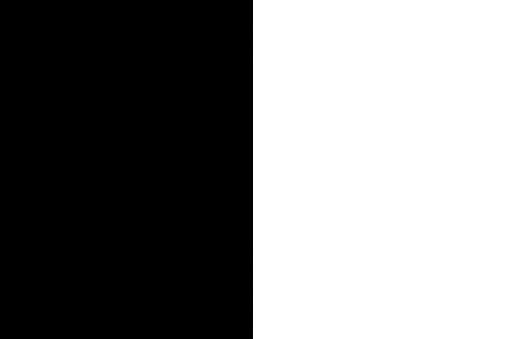
#> input picture Week1/Image.jpg, 509 x 339 px, found by its file name
$ jupyter execute CV_Week1.ipynb
#> lines starting #> are read from the running program, lines starting #| are printed output that depends on the picture
[cell 1]
import numpy as np
import cv2
import matplotlib.pyplot as plt

[cell 2]
image_path = '/content/Image.jpg'

[cell 3]
help(cv2.imread)

[cell 4]
image  = cv2.imread(image_path)
#> image is the input picture: shape (339, 509, 3); min 0, max 255, mean 128.3
#image = image.astype(np.float32)
image

[cell 5]
image

[cell 6]
original_img = image2 = cv2.imread('/content/demo_img.jpeg')
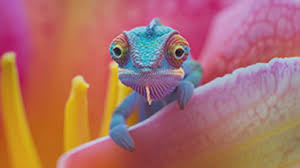
#> input picture Week1/demo_img.jpeg, 300 x 168 px, found by its file name
#> original_img is the input picture: shape (168, 300, 3); mean B, G, R 104.1, 109.7, 171.5
plt.imshow(image2)
plt.show()

[cell 7]
fig, axes = plt.subplots(1, 3, figsize=(10, 5))
axes[0].imshow(image2)
axes[0].set_title('Original Image')
axes[1].imshow(cv2.cvtColor(image2, cv2.COLOR_BGR2RGB))
axes[1].set_title('Modified Image')
axes[2].imshow(cv2.cvtColor(image2, cv2.COLOR_BGR2GRAY),cmap='gray')
axes[2].set_title('Grayscale Image')
plt.show()
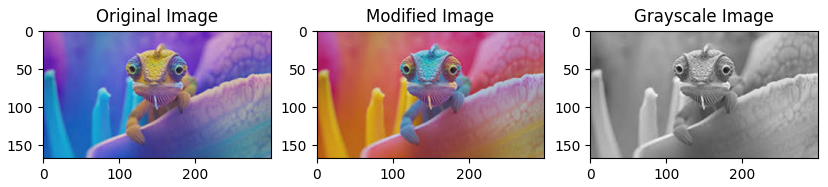
#> figure drawn by matplotlib, 3 panels; B, G, R data is drawn as R, G, B

[cell 8]
sobel_vertical = np.array([[-1, 0, 1],
                           [-2, 0, 2],
                           [-1, 0, 1]])
sobel_vertical

[cell 9]
sobel_horizontal = sobel_vertical.T
sobel_horizontal

[cell 10]
diag_45_kernel = np.array([[ 0,  1,  2],
                           [-1,  0,  1],
                           [-2, -1,  0]])

diag_135_kernel = np.array([[ 2,  1,  0],
                            [ 1,  0, -1],
                            [ 0, -1, -2]])

blurr_kernel =   np.array([[1/9, 1/9, 1/9],
                           [1/9, 1/9, 1/9],
                           [1/9, 1/9, 1/9]])

[cell 11]
image.shape
#> Out = (339, 509, 3)

[cell 12]
rows, cols = image.shape[:2]
#> rows = 339; cols = 509
print(rows,cols)
#| 339 509

[cell 13]
k = sobel_vertical.shape[0]
k

[cell 14]
output_matrix = np.zeros((rows-k+1, cols-k+1))
output_matrix

[cell 15]
output_matrix = np.zeros((rows-2, cols-2))

for i in range(1, rows-1):
    for j in range(1, cols-1):
        region = image[i-1:i+2, j-1:j+2]  # Extracting 3x3 region
        output_matrix[i-1, j-1] = np.sum(region * sobel_vertical)
#> output_matrix: shape (337, 507) float64; every value is 0

output_image = np.zeros((rows, cols))
output_image[1:rows-1, 1:cols-1] = output_matrix
#> output_image: shape (339, 509) float64; every value is 0

[cell 16]
output_image.shape
#> Out = (339, 509)

[cell 17]
fig, axes = plt.subplots(1, 2, figsize=(20, 10))

axes[0].imshow(image)
axes[0].set_title('Original Image')
axes[1].imshow(output_image,cmap='gray')
axes[1].set_title('Sobel Vertical Edge Detection')
plt.show()

the parameter -1 for the depth of the output image indicates that the depth of the output image should be the same as the depth of the source image.

[cell 18]
sobel_output = cv2.filter2D(image, -1, sobel_vertical)
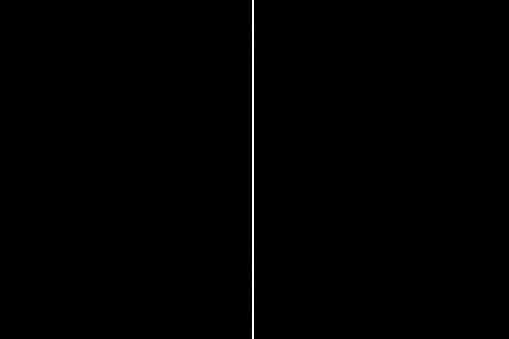
#> sobel_output: shape (339, 509, 3); min 0, max 255, mean 1
plt.imshow(sobel_output)
plt.show()

[cell 19]
plt.imshow(image2,cmap='gray')

sobel_vertical_op = cv2.filter2D(image2,-1,sobel_vertical)
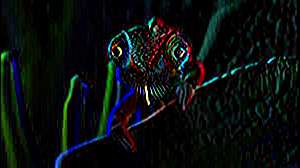
#> sobel_vertical_op: shape (168, 300, 3); mean B, G, R 14.2, 14.8, 9.8
plt.imshow(sobel_vertical_op,cmap='gray')

sobel_horizontal_op = cv2.filter2D(image2,-1,sobel_horizontal)
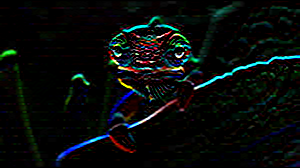
#> sobel_horizontal_op: shape (168, 300, 3); mean B, G, R 11, 12, 8.4
plt.imshow(sobel_horizontal_op,cmap='gray')

diag_45_op = cv2.filter2D(image2,-1,diag_45_kernel)
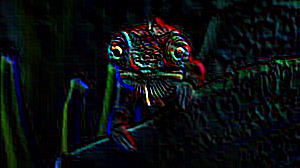
#> diag_45_op: shape (168, 300, 3); mean B, G, R 15.3, 14.3, 9.9
plt.imshow(diag_45_op,cmap='gray')

diag_135_op = cv2.filter2D(image2,-1,diag_135_kernel)
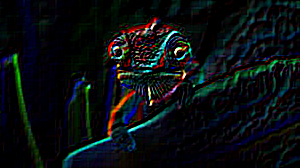
#> diag_135_op: shape (168, 300, 3); mean B, G, R 17.2, 14.9, 10.7
plt.imshow(diag_135_op,cmap='gray')

edged_image_ = edged_image2 = np.maximum(sobel_vertical_op,sobel_horizontal_op)
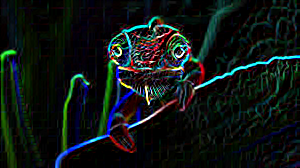
#> edged_image_: shape (168, 300, 3); mean B, G, R 20.6, 22.5, 15.4
edged_image2 = np.maximum(edged_image2,diag_45_op)
edged_image2 = np.maximum(edged_image2,diag_135_op)
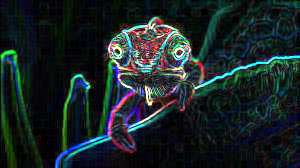
#> edged_image2: shape (168, 300, 3); mean B, G, R 38.2, 37.2, 26.1

plt.imshow(edged_image2,cmap='gray')

plt.show()
#> figure, not shown here; B, G, R data is drawn as R, G, B

[cell 20]
fig , axes = plt.subplots(3,2,figsize=(10,5))

axes[0,0].imshow(sobel_horizontal_op,cmap='gray')
axes[0,0].set_title('Sobel Horizontal')
axes[0,1].imshow(sobel_vertical_op,cmap='gray')
axes[0,1].set_title('Sobel Vertical')
axes[1,0].imshow(edged_image_,cmap='gray')
axes[1,0].set_title('Edged Image w/o diag')
axes[1,1].imshow(edged_image2,cmap='gray')
axes[1,1].set_title('Edged Image with diag')
axes[2,0].imshow(cv2.cvtColor(cv2.filter2D(original_img,-1,blurr_kernel),cv2.COLOR_BGR2GRAY),cmap='gray')
axes[2,0].set_title('Blurred Image')
axes[2,1].imshow(cv2.cvtColor(original_img,cv2.COLOR_BGR2GRAY),cmap='gray')
axes[2,1].set_title('Orignal Image')
plt.show()
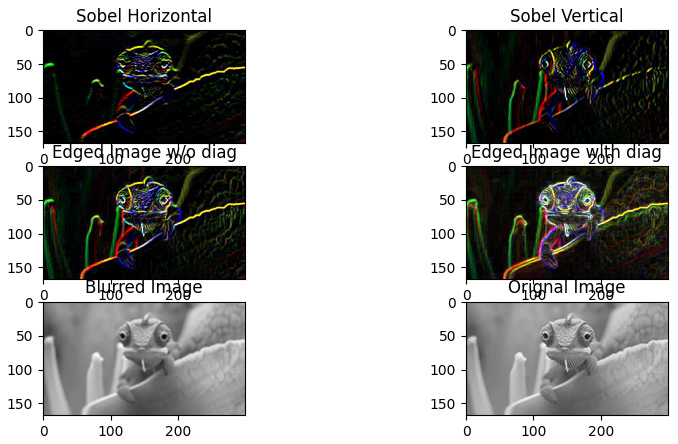
#> figure drawn by matplotlib, 6 panels; B, G, R data is drawn as R, G, B


plt.axis('off')
plt.show()
